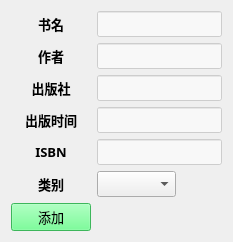
      <widget class="QWidget" name="pageAddBook">
       <layout class="QGridLayout" name="gridLayout">
        <item row="1" column="0">
         <widget class="QLabel" name="label_2">
          <property name="font">
           <font>
            <family>微软雅黑</family>
            <pointsize>10</pointsize>
            <weight>75</weight>
            <bold>true</bold>
           </font>
          </property>
          <property name="styleSheet">
           <string notr="true">background-color: rgba(255, 255, 255, 0);</string>
          </property>
          <property name="text">
           <string>作者</string>
          </property>
          <property name="alignment">
           <set>Qt::AlignCenter</set>
          </property>
         </widget>
        </item>
        <item row="2" column="0">
         <widget class="QLabel" name="label_3">
          <property name="font">
           <font>
            <family>微软雅黑</family>
            <pointsize>10</pointsize>
            <weight>75</weight>
            <bold>true</bold>
           </font>
          </property>
          <property name="styleSheet">
           <string notr="true">background-color: rgba(255, 255, 255, 0);</string>
          </property>
          <property name="text">
           <string>出版社</string>
          </property>
          <property name="alignment">
           <set>Qt::AlignCenter</set>
          </property>
         </widget>
        </item>
        <item row="5" column="1">
         <widget class="QComboBox" name="bookCombo">
          <property name="font">
           <font>
            <family>微软雅黑</family>
            <pointsize>10</pointsize>
           </font>
          </property>
         </widget>
        </item>
        <item row="3" column="0">
         <widget class="QLabel" name="label_4">
          <property name="font">
           <font>
            <family>微软雅黑</family>
            <pointsize>10</pointsize>
            <weight>75</weight>
            <bold>true</bold>
           </font>
          </property>
          <property name="styleSheet">
           <string notr="true">background-color: rgba(255, 255, 255, 0);</string>
          </property>
          <property name="text">
           <string>出版时间</string>
          </property>
          <property name="alignment">
           <set>Qt::AlignCenter</set>
          </property>
         </widget>
        </item>
        <item row="4" column="0">
         <widget class="QLabel" name="label_5">
          <property name="font">
           <font>
            <family>微软雅黑</family>
            <pointsize>10</pointsize>
            <weight>75</weight>
            <bold>true</bold>
           </font>
          </property>
          <property name="styleSheet">
           <string notr="true">background-color: rgba(255, 255, 255, 0);</string>
          </property>
          <property name="text">
           <string>ISBN</string>
          </property>
          <property name="alignment">
           <set>Qt::AlignCenter</set>
          </property>
         </widget>
        </item>
        <item row="5" column="0">
         <widget class="QLabel" name="label_6">
          <property name="font">
           <font>
            <family>微软雅黑</family>
            <pointsize>10</pointsize>
            <weight>75</weight>
            <bold>true</bold>
           </font>
          </property>
          <property name="styleSheet">
           <string notr="true">background-color: rgba(255, 255, 255, 0);</string>
          </property>
          <property name="text">
           <string>类别</string>
          </property>
          <property name="alignment">
           <set>Qt::AlignCenter</set>
          </property>
         </widget>
        </item>
        <item row="6" column="0">
         <widget class="QPushButton" name="bookAddBtn">
          <property name="font">
           <font>
            <family>微软雅黑</family>
            <pointsize>10</pointsize>
           </font>
          </property>
          <property name="styleSheet">
           <string notr="true">background-color: rgba(255, 255, 255, 0);
background-color: rgb(85, 255, 127);</string>
          </property>
          <property name="text">
           <string>添加</string>
          </property>
         </widget>
        </item>
        <item row="0" column="0">
         <widget class="QLabel" name="label">
          <property name="font">
           <font>
            <family>微软雅黑</family>
            <pointsize>10</pointsize>
            <weight>75</weight>
            <bold>true</bold>
           </font>
          </property>
          <property name="styleSheet">
           <string notr="true">background-color: rgba(255, 255, 255, 0);</string>
          </property>
          <property name="text">
           <string>书名</string>
          </property>
          <property name="alignment">
           <set>Qt::AlignCenter</set>
          </property>
         </widget>
        </item>
        <item row="5" column="2">
         <spacer name="horizontalSpacer">
          <property name="orientation">
           <enum>Qt::Horizontal</enum>
          </property>
          <property name="sizeHint" stdset="0">
           <size>
            <width>40</width>
            <height>20</height>
           </size>
          </property>
         </spacer>
        </item>
        <item row="4" column="1" colspan="2">
         <widget class="QLineEdit" name="bookISBNEdit">
          <property name="font">
           <font>
            <family>微软雅黑</family>
            <pointsize>10</pointsize>
           </font>
          </property>
          <property name="styleSheet">
           <string notr="true">background-color: rgba(255, 255, 255, 150);
</string>
          </property>
         </widget>
        </item>
        <item row="3" column="1" colspan="2">
         <widget class="QLineEdit" name="bookDateEdit">
          <property name="font">
           <font>
            <family>微软雅黑</family>
            <pointsize>10</pointsize>
           </font>
          </property>
          <property name="styleSheet">
           <string notr="true">background-color: rgba(255, 255, 255, 150);
</string>
          </property>
         </widget>
        </item>
        <item row="2" column="1" colspan="2">
         <widget class="QLineEdit" name="bookPressEdit">
          <property name="font">
           <font>
            <family>微软雅黑</family>
            <pointsize>10</pointsize>
           </font>
          </property>
          <property name="styleSheet">
           <string notr="true">background-color: rgba(255, 255, 255, 150);
</string>
          </property>
         </widget>
        </item>
        <item row="1" column="1" colspan="2">
         <widget class="QLineEdit" name="bookAuthorEdit">
          <property name="font">
           <font>
            <family>微软雅黑</family>
            <pointsize>10</pointsize>
           </font>
          </property>
          <property name="styleSheet">
           <string notr="true">background-color: rgba(255, 255, 255, 150);
</string>
          </property>
         </widget>
        </item>
        <item row="0" column="1" colspan="2">
         <widget class="QLineEdit" name="bookNameEdit">
          <property name="font">
           <font>
            <family>微软雅黑</family>
            <pointsize>10</pointsize>
           </font>
          </property>
          <property name="styleSheet">
           <string notr="true">background-color: rgba(255, 255, 255, 150);
</string>
          </property>
         </widget>
        </item>
       </layout>
      </widget>
